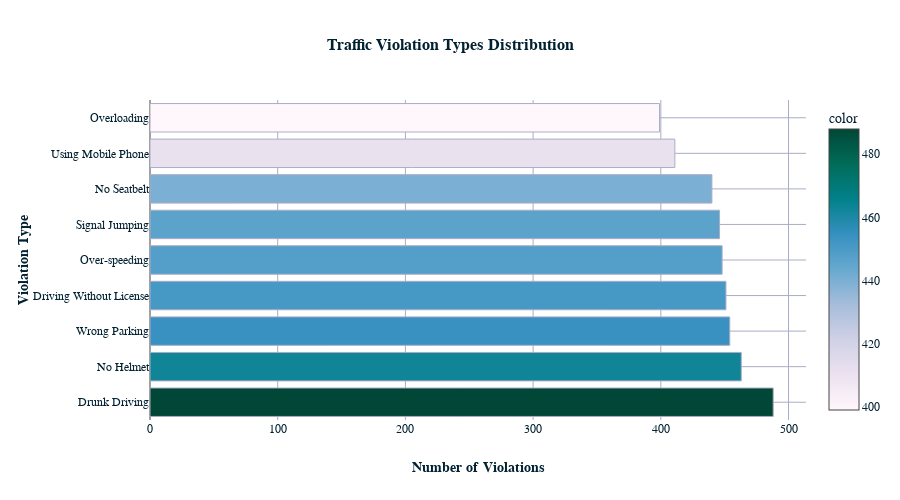

The notebook cell saved with this chart:
### Markdown cell above
1) Распределение нарушений по типам

### Code cell
violation_counts = dataset['Violation_Type'].value_counts()

fig = px.bar(
    x=violation_counts.values,
    y=violation_counts.index,
    orientation='h',
    title='<b>Traffic Violation Types Distribution</b>',
    labels={'x': 'Number of Violations', 'y': 'Violation Type'},
    color=violation_counts.values,
    color_continuous_scale='PuBuGn'
)

fig.update_traces(
    marker_line_color='#abacc7',
    marker_line_width=1,
    hovertemplate='<b>%{y}</b><br>Number of Violations: %{x}<extra></extra>'
)

fig.update_layout(
    height=500,
    showlegend=False,
    font=dict(size=12),
    title_x=0.5,
    margin=dict(l=150)
)

fig.show()
print("Вывод: Самые частые нарушения -", violation_counts.index[:5].tolist())

### Figure 1 — Plotly figure (JSON) as saved in the notebook; plotly's stock layout.template omitted (floating-point values rounded to 4 significant figures)
{"data": [{"hovertemplate": "<b>%{y}</b><br>Number of Violations: %{x}<extra></extra>", "legendgroup": "", "marker": {"color": [488, 463, 454, 451, 448, 446, 440, 411, 399], "coloraxis": "coloraxis", "line": {"color": "#abacc7", "width": 1}, "pattern": {"shape": ""}}, "name": "", "orientation": "h", "showlegend": false, "textposition": "auto", "type": "bar", "x": [488, 463, 454, 451, 448, 446, 440, 411, 399], "xaxis": "x", "y": ["Drunk Driving", "No Helmet", "Wrong Parking", "Driving Without License", "Over-speeding", "Signal Jumping", "No Seatbelt", "Using Mobile Phone", "Overloading"], "yaxis": "y"}], "layout": {"barmode": "relative", "coloraxis": {"colorbar": {"title": {"text": "color"}}, "colorscale": [[0, "rgb(255,247,251)"], [0.125, "rgb(236,226,240)"], [0.25, "rgb(208,209,230)"], [0.375, "rgb(166,189,219)"], [0.5, "rgb(103,169,207)"], [0.625, "rgb(54,144,192)"], [0.75, "rgb(2,129,138)"], [0.875, "rgb(1,108,89)"], [1, "rgb(1,70,54)"]]}, "font": {"size": 12}, "height": 500, "legend": {"tracegroupgap": 0}, "margin": {"l": 150}, "showlegend": false, "title": {"text": "<b>Traffic Violation Types Distribution</b>", "x": 0.5}, "xaxis": {"anchor": "y", "domain": [0, 1], "title": {"text": "Number of Violations"}}, "yaxis": {"anchor": "x", "domain": [0, 1], "title": {"text": "Violation Type"}}}}
